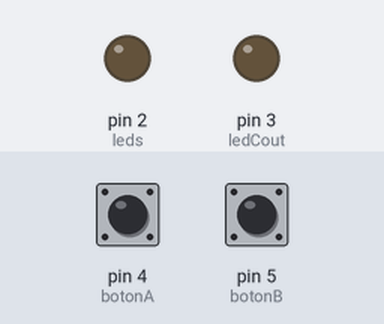
Simulated run of this sketch. Board: Arduino Uno, built with avr-gcc and run on an emulated ATmega328P. Shown: output pins drawn as LEDs (lit = HIGH). Dashed ring = blinking. The inputs (shaded band) are chosen by the test bench; at power-on: pin 4 (botonA) LOW, pin 5 (botonB) LOW.

Above: at 1.2 s.
1.3 s: pin 4 (botonA) pulled HIGH for 1 s
At 1.5 s:
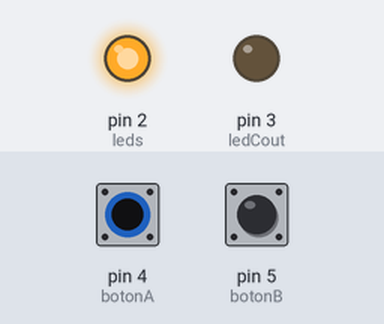
4.3 s: pin 5 (botonB) pulled HIGH for 3.2 s
At 8.4 s:
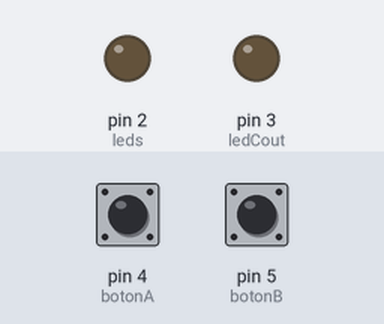
9.0 s: pin 4 (botonA) pulled HIGH for 3.2 s
At 9.2 s:
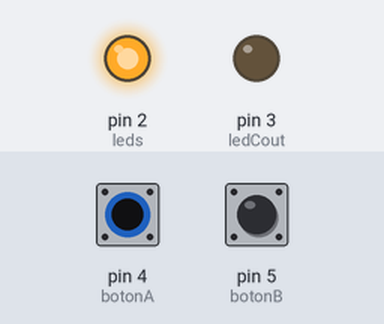
13.7 s: pin 4 (botonA) driven HIGH and pin 5 (botonB) driven HIGH
At 14.5 s:
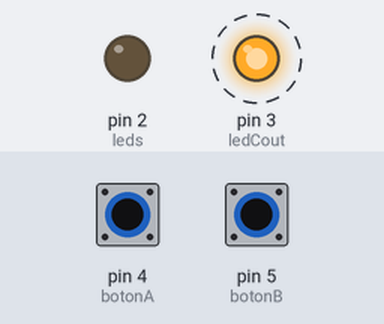
16.7 s: pin 4 (botonA) driven LOW
At 16.9 s:
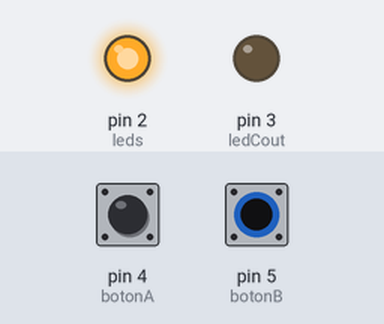
19.7 s: pin 5 (botonB) driven LOW
At 20.1 s:
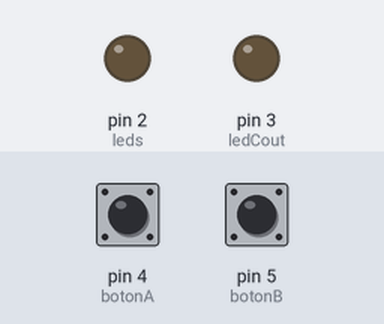
Timing chart, 0 to 22.2 s (numbered marks = the images above; inputs shaded):
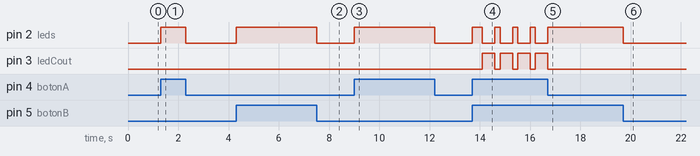

Measured:
- after the input at 1.3 s, pin 2 (leds): LOW → HIGH at once, → LOW 1.0 s later
- after the input at 4.3 s, pin 2 (leds): LOW → HIGH at once, → LOW 3.2 s later
- after the input at 9.0 s, pin 2 (leds): LOW → HIGH at once, → LOW 3.2 s later
- after the input at 13.7 s, pin 2 (leds): LOW → HIGH at once, then repeats every 0.70 s: LOW 0.50 s, HIGH 0.20 s; pin 3 (ledCout): alternates HIGH for 0.50 s and LOW for 0.20 s, starting after 0.40 s
- after the input at 16.7 s, pin 2 (leds): goes on until 16.7 s, then stays HIGH; pin 3 (ledCout): goes on until 16.7 s, then stays LOW
- after the input at 19.7 s, pin 2 (leds): HIGH → LOW at once

The sketch:

Ej_3_sumadorMedio.ino
```cpp
int leds=2, ledCout=3 ;
int botonA=4, botonB=5;

void setup() {
  // put your setup code here, to run once:
Serial.begin(9600);
pinMode(leds, OUTPUT);pinMode(ledCout, OUTPUT);
pinMode(botonA, INPUT);pinMode(botonB, INPUT);
}
void loop() {
  // put your main code here, to run repeatedly:
  int estA= digitalRead(botonA);
  int estB= digitalRead(botonB);

if(estB== HIGH || estA== HIGH){
digitalWrite(leds,HIGH);
delay(200);
digitalWrite(leds,LOW);
}
if(estA == HIGH && estB== HIGH){
    digitalWrite(ledCout,HIGH);
    delay(500);
digitalWrite(ledCout,LOW);
}
}
```
